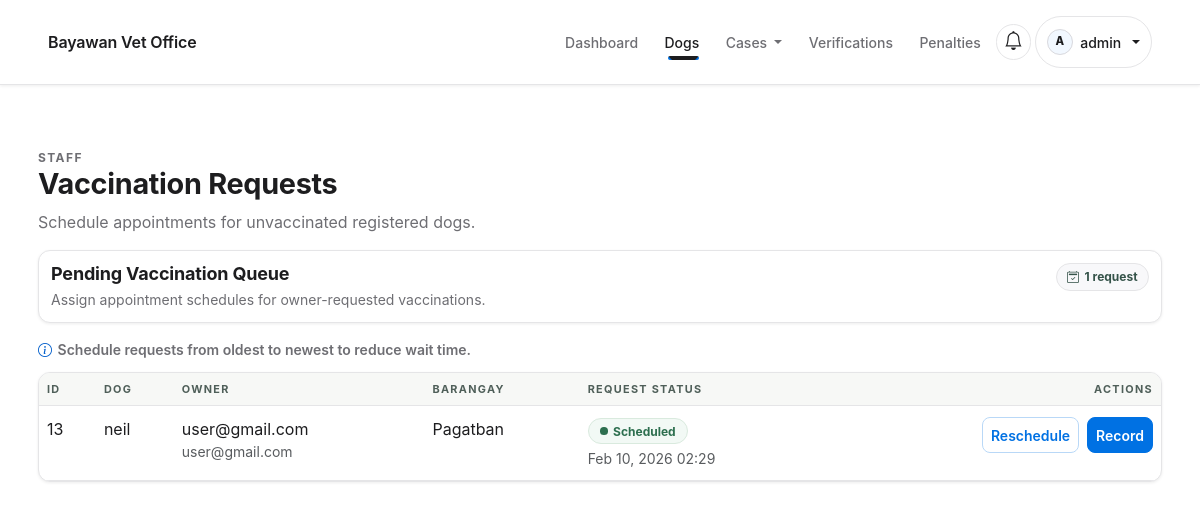
Page /staff/dogs/vaccinations/ (signed in) on the earlier database version.
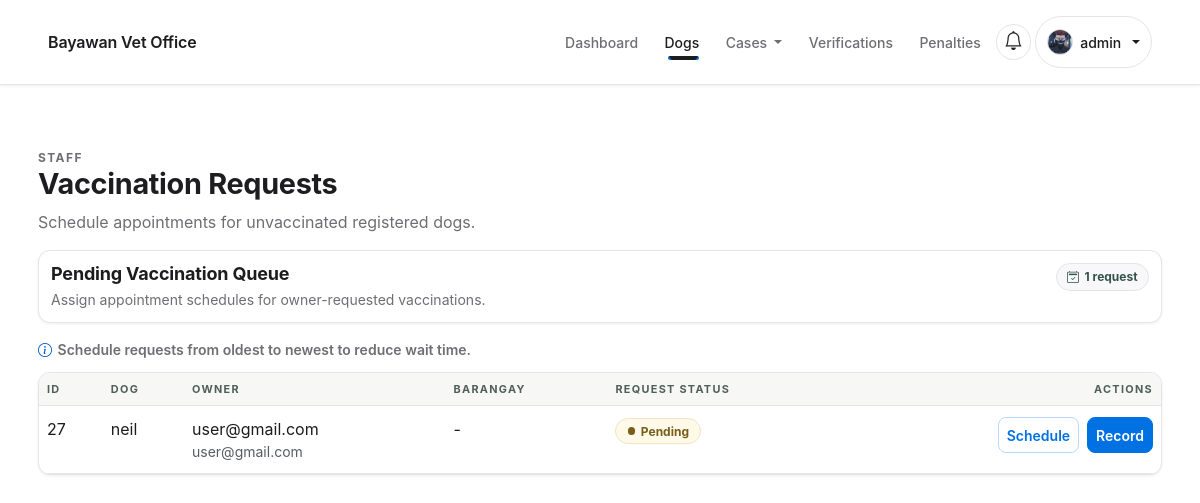
Same page on the later database version.
### users/models.py (models this page shows, shortened)
class CustomUser(AbstractUser):
    class Roles(models.TextChoices):
        ADMIN = 'ADMIN', 'Admin'
        STAFF = 'STAFF', 'Staff'
        OWNER = 'OWNER', 'Regular User (Owner)'
    email = models.EmailField(unique=True)
    role = models.CharField(max_length=20, choices=Roles.choices, default=Roles.OWNER)
    email_verified = models.BooleanField(default=False)
    is_verified = models.BooleanField(default=False)
    legal_consent = models.BooleanField(default=False)
    legal_consented_at = models.DateTimeField(null=True, blank=True)

class UserProfile(models.Model):
    class Gender(models.TextChoices):
        MALE = 'MALE', 'Male'
        FEMALE = 'FEMALE', 'Female'
    class StatusBadge(models.TextChoices):
        GREEN = 'GREEN', 'Green'
        ORANGE = 'ORANGE', 'Orange'
        RED = 'RED', 'Red'
    user = models.OneToOneField(CustomUser, on_delete=models.CASCADE, related_name='profile')
    offense_count = models.PositiveIntegerField(default=0)
    status_badge = models.CharField(max_length=10, choices=StatusBadge.choices, default=StatusBadge.GREEN)
    full_name = models.CharField(max_length=150, blank=True)
    address = models.CharField(max_length=255, blank=True)
    age = models.PositiveIntegerField(null=True, blank=True)
    birthday = models.DateField(null=True, blank=True)
    gender = models.CharField(max_length=10, choices=Gender.choices, blank=True)
    profile_photo = models.ImageField(upload_to='profile_photos/', blank=True, null=True)

### dogs/models.py (models this page shows, shortened)
class Dog(TimeStampedModel):
    class VaccinationStatus(models.TextChoices):
        VACCINATED = 'VACCINATED', 'Vaccinated'
        UNVACCINATED = 'UNVACCINATED', 'Unvaccinated'
    class Status(models.TextChoices):
        IMPOUNDED = 'IMPOUNDED', 'Impounded'
        AVAILABLE = 'AVAILABLE', 'Available for Adoption'
        ADOPTED = 'ADOPTED', 'Adopted'
        RECLAIMED = 'RECLAIMED', 'Reclaimed'
        RELEASED = 'RELEASED', 'Released'
    class RegistrationApprovalStatus(models.TextChoices):
        PENDING = 'PENDING', 'Pending Review'
        APPROVED = 'APPROVED', 'Approved'
        REJECTED = 'REJECTED', 'Rejected'
    owner = models.ForeignKey(
        settings.AUTH_USER_MODEL,
        on_delete=models.SET_NULL,
        null=True,
        blank=True,
        related_name='dogs',
    )
    name = models.CharField(max_length=120, blank=True)
    status = models.CharField(max_length=20, choices=Status.choices, default=Status.IMPOUNDED)
    sex = models.CharField(max_length=10, blank=True)
    age_estimate = models.CharField(max_length=50, blank=True)
    color = models.CharField(max_length=80, blank=True)
    capture_datetime = models.DateTimeField(null=True, blank=True)
    surrender_datetime = models.DateTimeField(null=True, blank=True)
    barangay = models.CharField(max_length=120, blank=True)
    gps_coordinates = models.CharField(max_length=120, blank=True)
    kennel_slot = models.CharField(max_length=30, blank=True)
    photo = models.ImageField(upload_to='dogs/', blank=True)
    notes = models.TextField(blank=True)
    vaccination_status = models.CharField(
        max_length=20,
        choices=VaccinationStatus.choices,
        blank=True,
        default='',
    )
    vaccination_proof = models.FileField(upload_to='vaccination_proofs/', blank=True)
    vaccination_request = models.BooleanField(default=False)
    vaccination_schedule = models.DateTimeField(null=True, blank=True)
    registration_approval_status = models.CharField(
        max_length=20,
        choices=RegistrationApprovalStatus.choices,
        default=RegistrationApprovalStatus.APPROVED,
    )
    registration_reviewed_at = models.DateTimeField(null=True, blank=True)
    registration_reviewed_by = models.ForeignKey(
        settings.AUTH_USER_MODEL,
        on_delete=models.SET_NULL,
        null=True,
        blank=True,
        related_name='dog_registration_reviews',
    )

### dogs/staff_views.py (the view)
@login_required
@role_required('ADMIN', 'STAFF')
def vaccination_requests(request):
    dogs = (
        Dog.objects.select_related('owner')
        .filter(
            owner__isnull=False,
            capture_datetime__isnull=True,
            surrender_datetime__isnull=True,
            vaccination_status=Dog.VaccinationStatus.UNVACCINATED,
            vaccination_request=True,
        )
        .order_by('owner__username', 'name')
    )
    return render(request, 'dogs/vaccination_requests.html', {'dogs': dogs})

### notifications/context_processors.py (called while the page is built)
def unread_notifications(request):
    if not request.user.is_authenticated:
        return {'unread_notifications': 0, 'nav_notifications': []}
    items = Notification.objects.filter(user=request.user).order_by('-created_at')
    count = items.filter(is_read=False).count()
    return {
        'unread_notifications': count,
        'nav_notifications': items[:5],
    }

### templates/dogs/vaccination_requests.html (shortened to what this page needs)
{% extends 'base.html' %}
{% load static %}
{% block extra_css %}
  <link rel="stylesheet" href="{% static 'css/staff-admin-modern.css' %}" />
{% endblock %}
{% block content %}
  <section class="section-pad staff-admin-page">
    <div class="container staff-admin-wrap">
      {% include 'partials/page_header.html' with eyebrow="Staff" title="Vaccination Requests" subtitle="Schedule appointments for unvaccinated registered dogs." %}
      <div class="staff-admin-summary mb-3">
        <div>
          <h2 class="staff-admin-summary-title">Pending Vaccination Queue</h2>
          <p class="staff-admin-summary-text">Assign appointment schedules for owner-requested vaccinations.</p>
        </div>
        <div class="staff-admin-chip-group">
          <span class="staff-admin-chip"><i class="bi bi-calendar2-check"></i> {{ dogs|length }} request{{ dogs|length|pluralize }}</span>
        </div>
      </div>
      <div class="staff-admin-toolbar">
        <div class="staff-admin-legend">
          <i class="bi bi-info-circle"></i>
          <span>Schedule requests from oldest to newest to reduce wait time.</span>
        </div>
      </div>
      <div class="staff-admin-table-card table-shell">
        <div class="table-responsive">
          <table class="table table-mobile-stack">
            <thead>
              <tr>
                <th>ID</th>
                <th>Dog</th>
                <th>Owner</th>
                <th>Barangay</th>
                <th>Request Status</th>
                <th class="text-end">Actions</th>
              </tr>
            </thead>
            <tbody>
              {% for dog in dogs %}
                <tr>
                  <td data-label="ID">{{ dog.id }}</td>
                  <td data-label="Dog">{{ dog.name|default:"Unnamed" }}</td>
                  <td data-label="Owner">
                    {{ dog.owner.username }}
                    <div class="small text-muted">{{ dog.owner.email }}</div>
                  </td>
                  <td data-label="Barangay">{{ dog.barangay|default:"-" }}</td>
                  <td data-label="Request Status">
                    {% if dog.vaccination_schedule %}
                      <span class="status-pill status-pill--success">Scheduled</span>
                      <div class="small text-muted mt-1">{{ dog.vaccination_schedule|date:"M d, Y H:i" }}</div>
                    {% else %}
                      <span class="status-pill status-pill--warning">Pending</span>
                    {% endif %}
                  </td>
                  <td data-label="Actions" class="text-end">
                    <div class="d-flex gap-2 justify-content-end flex-wrap">
                      <a class="btn btn-sm btn-outline-primary" href="{% url 'dogs_schedule_vaccination' dog.pk %}">
                        {% if dog.vaccination_schedule %}Reschedule{% else %}Schedule{% endif %}
                      </a>
                      <a class="btn btn-sm btn-primary" href="{% url 'dogs_record_vaccination' dog.pk %}">
                        Record
                      </a>
                    </div>
                  </td>
                </tr>
              {% empty %}
                <tr>
                  <td colspan="6">
                    <div class="staff-admin-empty">No vaccination requests.</div>
                  </td>
                </tr>
              {% endfor %}
            </tbody>
          </table>
        </div>
      </div>
    </div>
  </section>
{% endblock %}

### templates/base.html (shortened to what the changed rows need)
{% load static %}
<!doctype html>
<html lang="en">
  <head>
    <link
      href="https://cdn.jsdelivr.net/npm/bootstrap@5.3.2/dist/css/bootstrap.min.css"
      rel="stylesheet"
    />
    <link
      rel="stylesheet"
      href="https://cdn.jsdelivr.net/npm/bootstrap-icons@1.11.3/font/bootstrap-icons.css"
    />
    <link rel="stylesheet" href="{% static 'css/theme.css' %}" />
    <link rel="stylesheet" href="{% static 'css/components.css' %}" />
    <link rel="stylesheet" href="{% static 'css/layout.css' %}" />
    <link rel="stylesheet" href="{% static 'css/utilities.css' %}" />
    <link rel="stylesheet" href="{% static 'css/app-pages.css' %}" />
    <link rel="stylesheet" href="{% static 'css/app-modules.css' %}" />
    {% block extra_css %}{% endblock %}
  </head>
  <body class="app-shell">
    <nav class="navbar navbar-expand-lg navbar-light bg-white border-bottom sticky-top">
      <div class="container">
        <div class="collapse navbar-collapse" id="navMain">
          <ul class="navbar-nav ms-auto align-items-lg-center gap-lg-1">
            {% if request.user.is_authenticated %}
              <li class="nav-item dropdown">
                <a
                  class="nav-link dropdown-toggle notification-toggle {% if unread_notifications %}has-unread{% endif %}"
                  href="#"
                  id="notificationsDropdown"
                  role="button"
                  data-bs-toggle="dropdown"
                  aria-expanded="false"
                  aria-label="Open notifications"
                >
                  <i class="bi bi-bell"></i>
                </a>
              </li>
              <li class="nav-item dropdown">
                <a
                  class="nav-link dropdown-toggle navbar-profile-toggle"
                  href="#"
                  id="profileDropdown"
                  role="button"
                  data-bs-toggle="dropdown"
                  aria-expanded="false"
                >
                  <span class="navbar-profile-avatar" aria-hidden="true">
                    {% if request.user.profile.profile_photo %}
                      <img
                        src="{{ request.user.profile.profile_photo.url }}"
                        alt=""
                        class="navbar-profile-avatar-img"
                      />
                    {% else %}
                      <span class="navbar-profile-avatar-fallback">{{ request.user.username|first|upper }}</span>
                    {% endif %}
                  </span>
                  <span class="navbar-profile-name">{{ request.user.username }}</span>
                </a>
              </li>
            {% endif %}
          </ul>
        </div>
      </div>
    </nav>
    <main id="main-content" class="main-content">
      {% block content %}{% endblock %}
    </main>
  </body>
</html>

Differences in the rows shown:
removed Dog: id "13", name "neil", owner.username "user@gmail.com", owner.email "user@gmail.com", barangay "Pagatban", vaccination_schedule "Feb 10, 2026 02:29", shows "Reschedule"
changed CustomUser "admin": user.profile.profile_photo: picture added; user.username|first "A" → (not shown)
added Dog: id "27", name "neil", owner.username "user@gmail.com", owner.email "user@gmail.com", barangay "-", shows "Pending", shows "Schedule"
